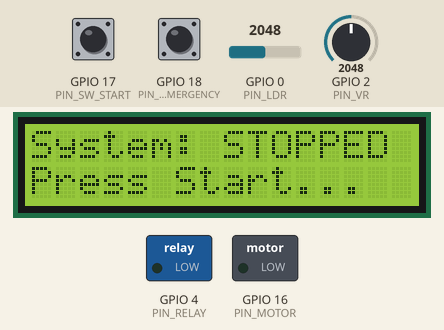
The sketch below on a simulated ESP32. Shown: 16×2 character LCD, switched loads named in the sketch (green lamp = pin HIGH). Inputs (shaded band) come from the test bench; at power-on: GPIO 17 (PIN_SW_START) HIGH, GPIO 0 (PIN_LDR) = 2048, GPIO 2 (PIN_VR) = 2048, GPIO 18 (PIN_SW_EMERGENCY) HIGH. What the sketch prints to the serial monitor is not drawn.

Above: at 1.2 s.
1.3 s: GPIO 17 (PIN_SW_START) pulled LOW for 0.15 s
At 2.7 s:
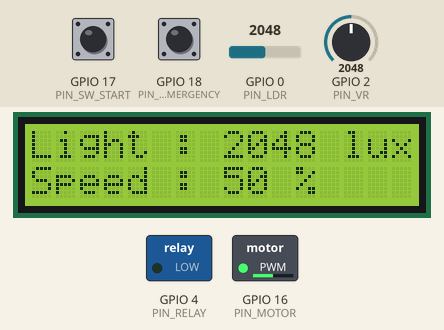
3.1 s: GPIO 0 (PIN_LDR) set to 323
At 4.5 s:
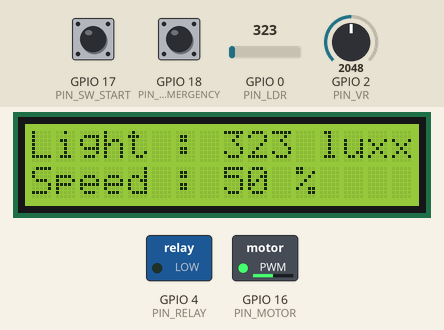
4.8 s: GPIO 0 (PIN_LDR) set to 268
At 6.1 s:
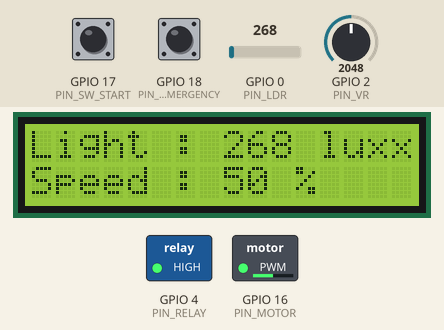
6.4 s: GPIO 0 (PIN_LDR) set to 108
At 7.0 s:
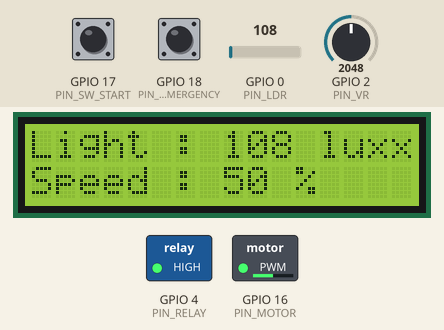
8.0 s: GPIO 0 (PIN_LDR) set to 93
At 8.8 s:
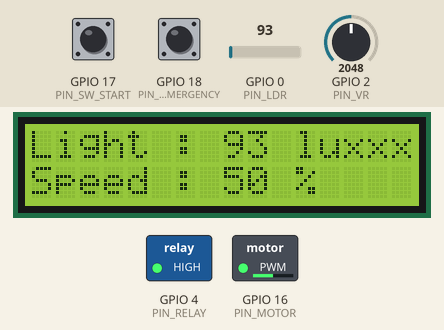
9.6 s: GPIO 2 (PIN_VR) set to 2866
At 10.4 s:
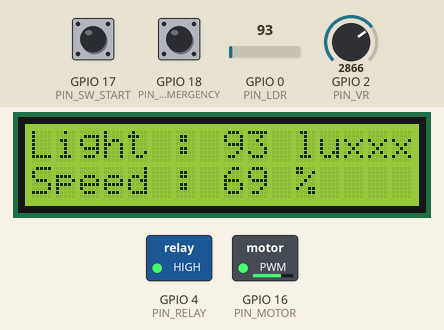
Timing chart, 0 to 12.2 s (numbered marks = the images above; inputs shaded):
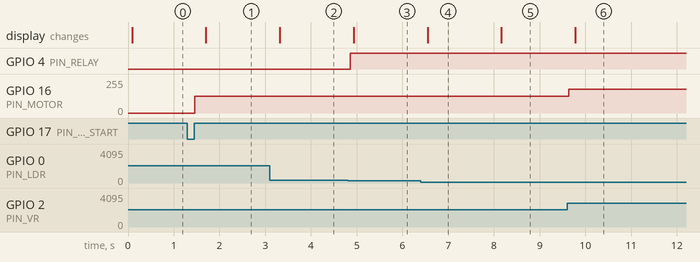

The sketch:

vec-skill.ino
```cpp
#include <Arduino.h>
#include <LiquidCrystal_I2C.h>

// --- กำหนด Hardware Pin ---
#define PIN_LDR 0
#define PIN_VR 2
#define PIN_RELAY 4
#define PIN_MOTOR 16
#define PIN_SW_START 17
#define PIN_SW_EMERGENCY 18

// --- ตั้งค่า LCD (Address 0x27 หรือ 0x3F แล้วแต่รุ่น) ---
LiquidCrystal_I2C lcd(0x27, 16, 2);

// --- ตัวแปร Global (Shared Resources) ---
volatile bool systemActive = false;
volatile int currentLDRValue = 0;
volatile int currentMotorPercent = 0;

// --- การตั้งค่า PWM สำหรับ Motor ---
const int freq = 5000;
const int resolution = 8;
// หมายเหตุ: ESP32 V3.0+ ไม่ต้องกำหนด Channel เองแล้ว

// ==========================================
// Task 1: ตรวจสอบปุ่มกด (Start / Emergency)
// ==========================================
void TaskButton(void *pvParameters) {
  pinMode(PIN_SW_START, INPUT_PULLUP);
  pinMode(PIN_SW_EMERGENCY, INPUT_PULLUP);

  for (;;) {
    if (digitalRead(PIN_SW_EMERGENCY) == LOW) {
      systemActive = false;
      Serial.println("EMERGENCY STOP!");
    }
    else if (digitalRead(PIN_SW_START) == LOW) {
      if (!systemActive) {
        systemActive = true;
        Serial.println("System Started");
      }
    }
    vTaskDelay(100 / portTICK_PERIOD_MS);
  }
}

// ==========================================
// Task 2: ควบคุมแสงสว่าง (LDR -> Relay)
// ==========================================
void TaskLDR(void *pvParameters) {
  pinMode(PIN_RELAY, OUTPUT);
  digitalWrite(PIN_RELAY, LOW);

  for (;;) {
    if (systemActive) {
      int rawValue = analogRead(PIN_LDR);
      currentLDRValue = rawValue;

      if (currentLDRValue < 300) {
        digitalWrite(PIN_RELAY, HIGH); // Lamp ON
      } else {
        digitalWrite(PIN_RELAY, LOW);  // Lamp OFF
      }
    } else {
      digitalWrite(PIN_RELAY, LOW);
    }
    vTaskDelay(200 / portTICK_PERIOD_MS);
  }
}

// ==========================================
// Task 3: ควบคุมมอเตอร์ (VR -> Motor) (แก้ไขแล้ว)
// ==========================================
void TaskMotor(void *pvParameters) {
  // ESP32 V3.0 API: Attach Pin, Freq, Resolution
  ledcAttach(PIN_MOTOR, freq, resolution);

  for (;;) {
    if (systemActive) {
      int vrValue = analogRead(PIN_VR);
      int pwmValue = map(vrValue, 0, 4095, 0, 255);

      // ESP32 V3.0 API: Write to Pin directly
      ledcWrite(PIN_MOTOR, pwmValue);

      currentMotorPercent = map(vrValue, 0, 4095, 0, 100);

    } else {
      ledcWrite(PIN_MOTOR, 0);
      currentMotorPercent = 0;
    }
    vTaskDelay(100 / portTICK_PERIOD_MS);
  }
}

// ==========================================
// Task 4: แสดงผล (LCD Display)
// ==========================================
void TaskDisplay(void *pvParameters) {
  lcd.init();
  lcd.backlight();
  lcd.clear();

  for (;;) {
    if (systemActive) {
      lcd.setCursor(0, 0);
      lcd.print("Light :       ");
      lcd.setCursor(8, 0);
      lcd.print(currentLDRValue);
      lcd.print(" lux");

      lcd.setCursor(0, 1);
      lcd.print("Speed :       ");
      lcd.setCursor(8, 1);
      lcd.print(currentMotorPercent);
      lcd.print(" %");
    } else {
      lcd.setCursor(0, 0);
      lcd.print("System: STOPPED ");
      lcd.setCursor(0, 1);
      lcd.print("Press Start...  ");
    }
    vTaskDelay(500 / portTICK_PERIOD_MS);
  }
}

// ==========================================
// Main Setup
// ==========================================
void setup() {
  Serial.begin(115200);

  xTaskCreate(TaskButton,  "Button Task",  2048, NULL, 2, NULL);
  xTaskCreate(TaskLDR,     "LDR Task",     2048, NULL, 1, NULL);
  xTaskCreate(TaskMotor,   "Motor Task",   2048, NULL, 1, NULL);
  xTaskCreate(TaskDisplay, "Display Task", 2048, NULL, 1, NULL);
}

void loop() {
  // Empty loop
}
```

Measured:
- the behaviour switches between 300 and 299 on GPIO 0 (PIN_LDR) (found by bisection; images 2 and 3)
- the behaviour switches between 100 and 99 on GPIO 0 (PIN_LDR) (found by bisection; images 4 and 5)
- after the input at 1.3 s, GPIO 16 (PIN_MOTOR): 0/255 → 127/255 after 0.16 s; the display: changes after 0.40 s (image 1)
- after the input at 3.1 s, the display: changes after 0.22 s (image 2)
- after the input at 4.8 s, GPIO 4 (PIN_RELAY): LOW → HIGH after 0.06 s; the display: changes after 0.13 s (image 3)
- after the input at 6.4 s, the display: changes after 0.15 s (image 4)
- after the input at 8.0 s, the display: changes after 0.16 s (image 5)
- after the input at 9.6 s, GPIO 16 (PIN_MOTOR): 127/255 → 177/255 at once; the display: changes after 0.18 s (image 6)
